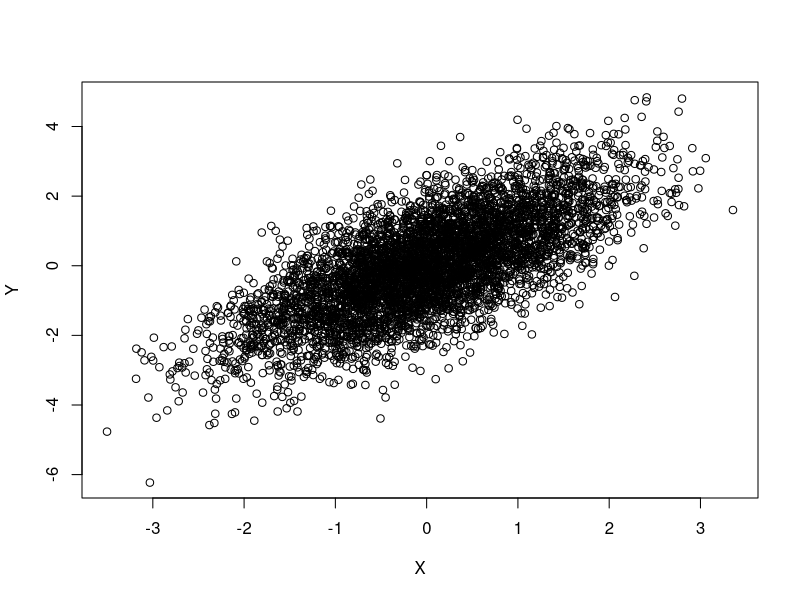
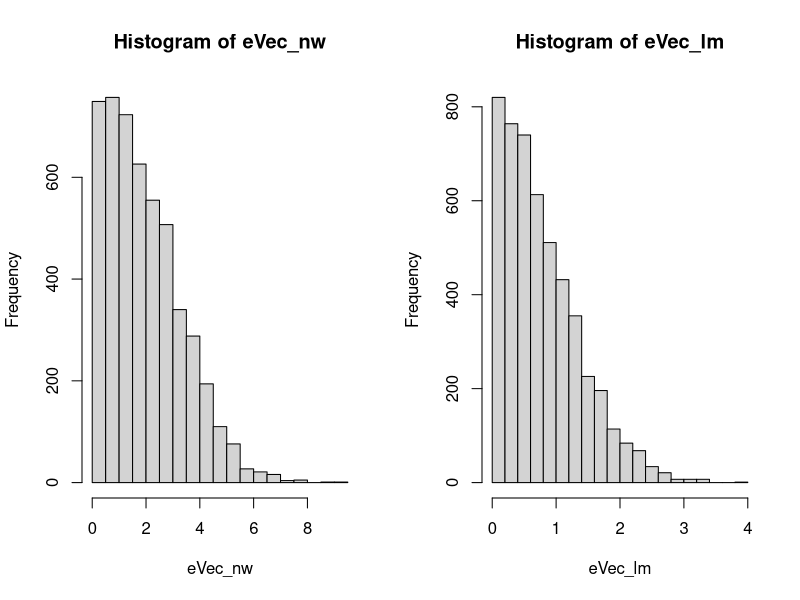
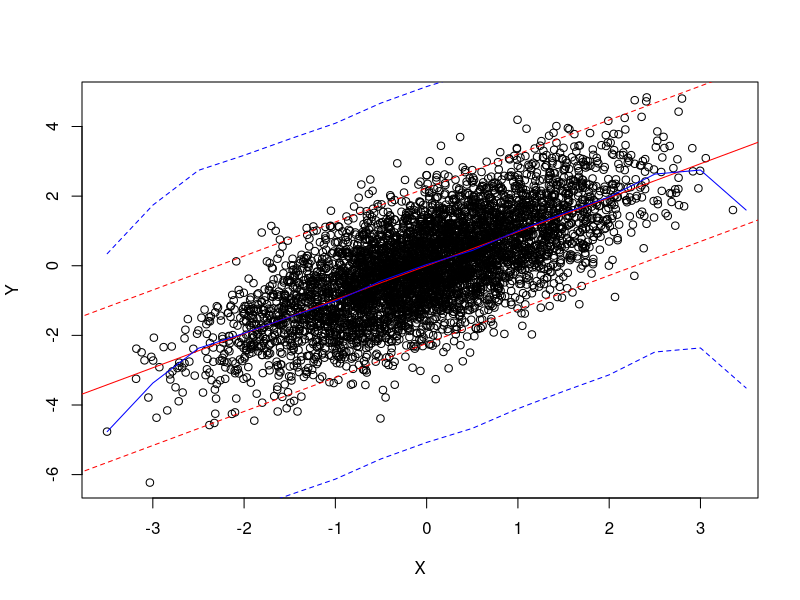

These charts were generated, in order, by the following R code:
library(tidyverse)

set.seed(12345)

n <- 5000

W <- rnorm(n)
X <- rnorm(n)


Y <- X + W

datos <- data.frame(X, Y)

plot(X, Y)


##Ajustamos un modelo lineal simple 


fitlm <- lm(Y ~ X, data = datos)
## Sacamos los resiudos 

eVec_lm <- abs(fitlm$residuals)


### Regresión no paramétrica

fitnw <- ksmooth(
  X,
  Y,
  kernel = "normal",
  bandwidth = 0.2
)

## vemos los resiudos de la regresion no parametrica 
eVec_nw <- abs(fitnw$y - Y)


### Vemos los residuos de los dos 

par(mfrow = c(1, 2))
hist(eVec_nw)
hist(eVec_lm)

## Nos creamos una grilla de valores para y 

## intervalo de prediccion conformable Naive

Xnew <- seq(-4, 4, 0.50)

# regeresion paramétrica

muHat_lm <- predict(
  fitlm,
  newdata = data.frame(X = Xnew)
)

# Intervalos al 5% de confianza para lm
C.X_lm_lwr <- c(
  muHat_lm - quantile(eVec_lm, .975)
)

C.X_lm_uppr <- c(
  muHat_lm + quantile(eVec_lm, .975)
)

# regeresion no paramétrica
muHat_nw <- ksmooth(
  X,
  Y,
  kernel = "normal",
  bandwidth = 0.2,
  x.points = Xnew
)

# Intervalos al 5% de confianza para nw
C.X_nw_lwr <- c(
  muHat_nw$y - quantile(eVec_nw, .975)
)

C.X_nw_uppr <- c(
  muHat_nw$y + quantile(eVec_nw, .975)
)

resultados_conf_naive <- data.frame(
  Xnew,
  muHat_lm,
  muHat_nw$y,
  C.X_lm_lwr,
  C.X_lm_uppr,
  C.X_nw_lwr,
  C.X_nw_uppr
)

par(mfrow = c(1, 1))

plot(
  X,
  Y
)

# Plots Modelo lineal
lines(
  resultados_conf_naive$Xnew,
  resultados_conf_naive$muHat_lm,
  col = "red",
  cex = 1.5
)

lines(
  resultados_conf_naive$Xnew,
  resultados_conf_naive$C.X_lm_lwr,
  col = "red",
  cex = 1.5,
  lty = "dashed"
)

lines(
  resultados_conf_naive$Xnew,
  resultados_conf_naive$C.X_lm_uppr,
  col = "red",
  cex = 1.5,
  lty = "dashed"
)

# Plots Naradaya-Watson
lines(
  resultados_conf_naive$Xnew,
  resultados_conf_naive$muHat_nw,
  col = "blue",
  cex = 1.5
)

lines(
  resultados_conf_naive$Xnew,
  resultados_conf_naive$C.X_nw_lwr,
  col = "blue",
  cex = 1.5,
  lty = "dashed"
)

lines(
  Xnew,
  C.X_nw_uppr,
  col = "blue",
  cex = 1.5,
  lty = "dashed"
)